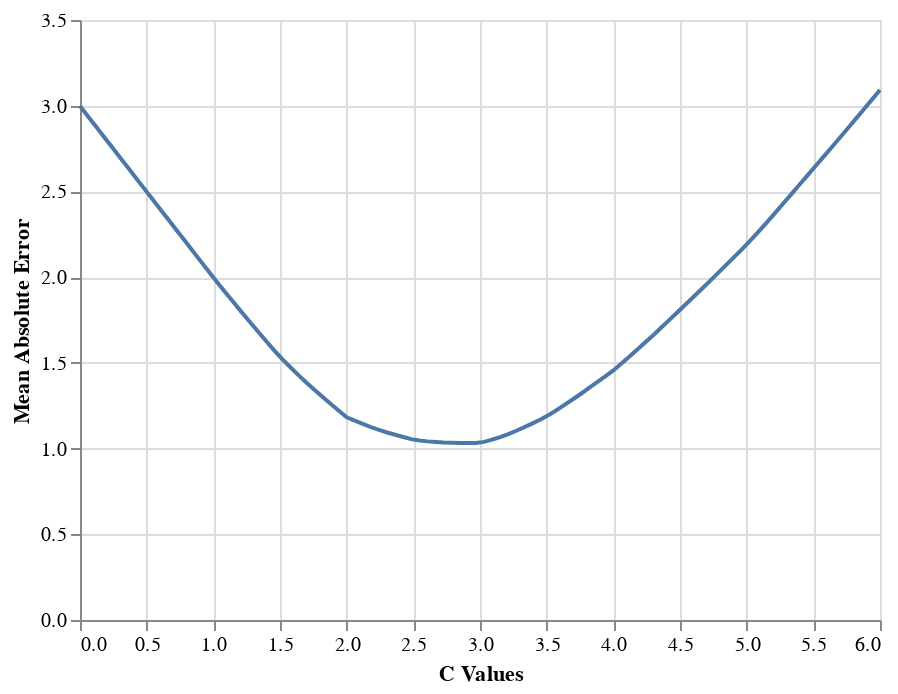

The code cell stored with this chart in its notebook:
### Markdown cell above
<!--
BEGIN QUESTION
name: q5b
manual: true
-->
<!-- EXPORT TO PDF -->

### Code cell
c_values = np.linspace(0, 6, 100)

data = pd.DataFrame({'a': c_values, 'b': [mean_absolute_error(c, tips) for c in c_values]})
chart = alt.Chart(data)
chart.mark_line().encode(x = alt.X('a', axis=alt.Axis(title = 'C Values')), y = alt.Y('b', axis=alt.Axis(title = 'Mean Absolute Error')))

### Figure 1 — Vega-Lite specification as saved in the notebook (floating-point values rounded to 4 significant figures)
{"config": {"view": {"continuousWidth": 400, "continuousHeight": 300}}, "data": {"name": "data-5c0294f37d3857875a0fbb57417102cb"}, "mark": "line", "encoding": {"x": {"type": "quantitative", "axis": {"title": "C Values"}, "field": "a"}, "y": {"type": "quantitative", "axis": {"title": "Mean Absolute Error"}, "field": "b"}}, "$schema": "https://vega.github.io/schema/vega-lite/v4.8.1.json", "datasets": {"data-5c0294f37d3857875a0fbb57417102cb": [{"a": 0.0, "b": 2.998}, {"a": 0.06061, "b": 2.938}, {"a": 0.1212, "b": 2.877}, {"a": 0.1818, "b": 2.816}, {"a": 0.2424, "b": 2.756}, {"a": 0.303, "b": 2.695}, {"a": 0.3636, "b": 2.635}, {"a": 0.4242, "b": 2.574}, {"a": 0.4848, "b": 2.513}, {"a": 0.5455, "b": 2.453}, {"a": 0.6061, "b": 2.392}, {"a": 0.6667, "b": 2.332}, {"a": 0.7273, "b": 2.271}, {"a": 0.7879, "b": 2.21}, {"a": 0.8485, "b": 2.15}, {"a": 0.9091, "b": 2.089}, {"a": 0.9697, "b": 2.029}, {"a": 1.03, "b": 1.969}, {"a": 1.091, "b": 1.911}, {"a": 1.152, "b": 1.853}, {"a": 1.212, "b": 1.796}, {"a": 1.273, "b": 1.739}, {"a": 1.333, "b": 1.684}, {"a": 1.394, "b": 1.629}, {"a": 1.455, "b": 1.575}, {"a": 1.515, "b": 1.523}, {"a": 1.576, "b": 1.476}, {"a": 1.636, "b": 1.43}, {"a": 1.697, "b": 1.386}, {"a": 1.758, "b": 1.343}, {"a": 1.818, "b": 1.302}, {"a": 1.879, "b": 1.262}, {"a": 1.939, "b": 1.222}, {"a": 2.0, "b": 1.183}, {"a": 2.061, "b": 1.163}, {"a": 2.121, "b": 1.144}, {"a": 2.182, "b": 1.126}, {"a": 2.242, "b": 1.109}, {"a": 2.303, "b": 1.094}, {"a": 2.364, "b": 1.08}, {"a": 2.424, "b": 1.068}, {"a": 2.485, "b": 1.055}, {"a": 2.545, "b": 1.047}, {"a": 2.606, "b": 1.042}, {"a": 2.667, "b": 1.038}, {"a": 2.727, "b": 1.035}, {"a": 2.788, "b": 1.033}, {"a": 2.848, "b": 1.033}, {"a": 2.909, "b": 1.032}, {"a": 2.97, "b": 1.033}, {"a": 3.03, "b": 1.039}, {"a": 3.091, "b": 1.052}, {"a": 3.152, "b": 1.067}, {"a": 3.212, "b": 1.084}, {"a": 3.273, "b": 1.104}, {"a": 3.333, "b": 1.125}, {"a": 3.394, "b": 1.147}, {"a": 3.455, "b": 1.17}, {"a": 3.515, "b": 1.195}, {"a": 3.576, "b": 1.225}, {"a": 3.636, "b": 1.256}, {"a": 3.697, "b": 1.288}, {"a": 3.758, "b": 1.32}, {"a": 3.818, "b": 1.354}, {"a": 3.879, "b": 1.387}, {"a": 3.939, "b": 1.421}, {"a": 4.0, "b": 1.456}, {"a": 4.061, "b": 1.496}, {"a": 4.121, "b": 1.537}, {"a": 4.182, "b": 1.579}, {"a": 4.242, "b": 1.621}, {"a": 4.303, "b": 1.664}, {"a": 4.364, "b": 1.709}, {"a": 4.424, "b": 1.753}, {"a": 4.485, "b": 1.798}, {"a": 4.545, "b": 1.843}, {"a": 4.606, "b": 1.888}, {"a": 4.667, "b": 1.934}, {"a": 4.727, "b": 1.979}, {"a": 4.788, "b": 2.026}, {"a": 4.848, "b": 2.073}, {"a": 4.909, "b": 2.12}, {"a": 4.97, "b": 2.166}, {"a": 5.03, "b": 2.215}, {"a": 5.091, "b": 2.267}, {"a": 5.152, "b": 2.32}, {"a": 5.212, "b": 2.374}, {"a": 5.273, "b": 2.428}, {"a": 5.333, "b": 2.483}, {"a": 5.394, "b": 2.537}, {"a": 5.455, "b": 2.592}, {"a": 5.515, "b": 2.647}, {"a": 5.576, "b": 2.701}, {"a": 5.636, "b": 2.756}, {"a": 5.697, "b": 2.812}, {"a": 5.758, "b": 2.868}, {"a": 5.818, "b": 2.923}, {"a": 5.879, "b": 2.979}, {"a": 5.939, "b": 3.035}, {"a": 6.0, "b": 3.092}]}}
